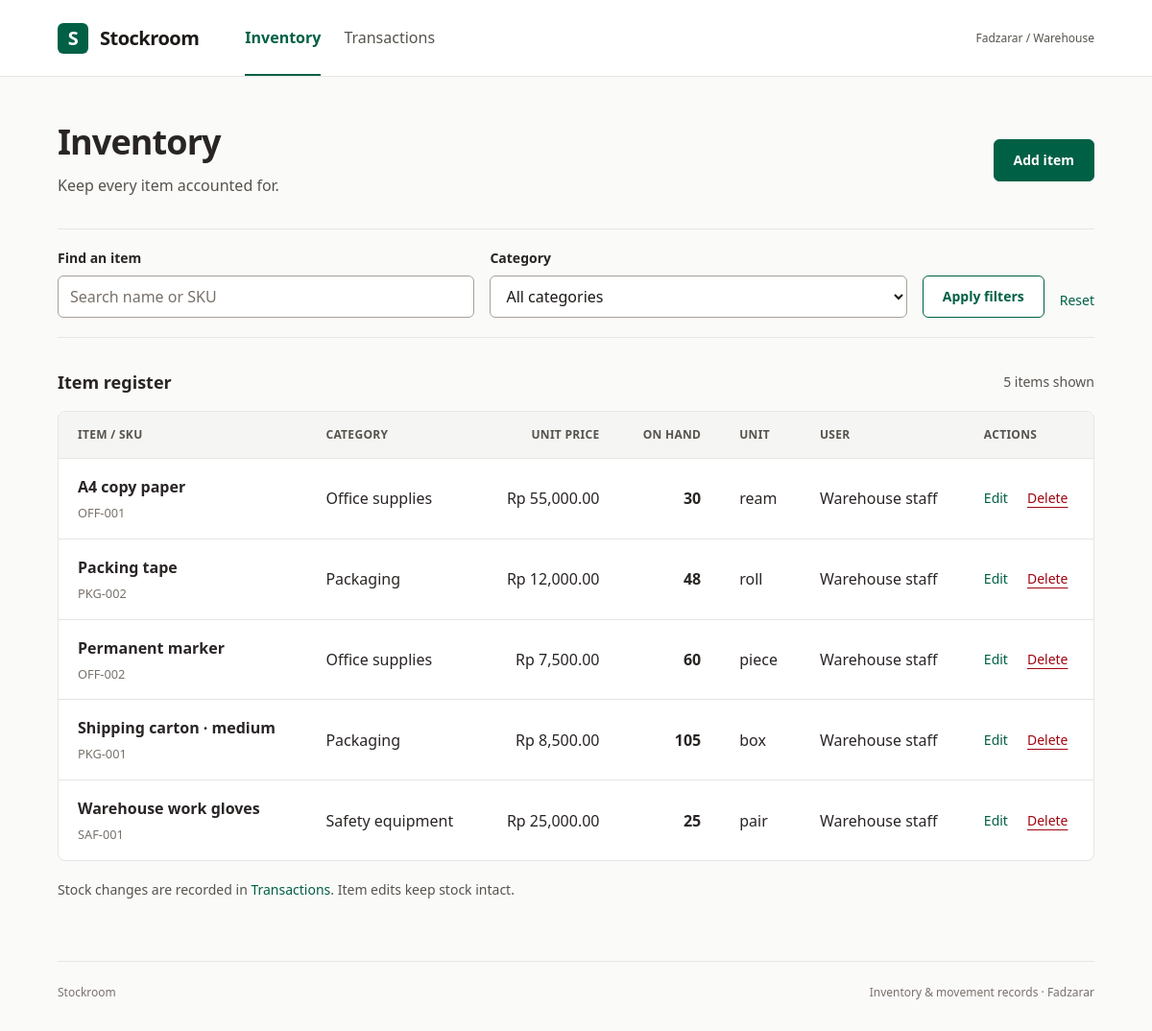
The page / on the database its author committed.
### tables this page shows
CREATE TABLE `items` (
  `id` int(10) unsigned NOT NULL AUTO_INCREMENT,
  `sku` varchar(40) NOT NULL,
  `name` varchar(120) NOT NULL,
  `category_id` int(10) unsigned NOT NULL,
  `unit` varchar(24) NOT NULL,
  `unit_price` decimal(14,2) unsigned NOT NULL,
  `stock` int(10) unsigned NOT NULL DEFAULT 0,
  `user_input` varchar(100) NOT NULL,
  PRIMARY KEY (`id`),
  UNIQUE KEY `sku` (`sku`),
  KEY `category_id` (`category_id`),
  CONSTRAINT `items_ibfk_1` FOREIGN KEY (`category_id`) REFERENCES `categories` (`id`)
);

CREATE TABLE `categories` (
  `id` int(10) unsigned NOT NULL AUTO_INCREMENT,
  `name` varchar(80) NOT NULL,
  PRIMARY KEY (`id`),
  UNIQUE KEY `name` (`name`)
);

### bootstrap.php (called while the page is built, shortened)
<?php
require_once __DIR__ . '/koneksi.php';
function e($value) {
    return htmlspecialchars((string)$value, ENT_QUOTES, 'UTF-8');
}
function input($source, $key, $default = '') {
    return $default;
}
function positive_id($value)
{
    return 0;
}
function money($value) {
    return 'Rp ' . number_format((float)$value, 2, '.', ',');
}
function page_start($title, $active = 'inventory') {
    require __DIR__ . '/includes/header.php';
}
function page_end() {
    require __DIR__ . '/includes/footer.php';
}

### index.php (called while the page is built, shortened)
<?php
require __DIR__ . '/bootstrap.php';
require_once __DIR__ . '/models/Item.php';
$search = input($_GET, 'q');
$category = positive_id(input($_GET, 'category'));
$items = item_list($search, $category);
require __DIR__ . '/views/inventory/index.php';

### models/Item.php (called while the page is built, shortened)
<?php
function item_list($search, $categoryId)
{
    $conditions = array();
    $sql = 'SELECT i.*, c.name AS category '
        . 'FROM items i '
        . 'JOIN categories c ON c.id=i.category_id';
    $sql .= ' ORDER BY i.name';
    return rows($sql);
}

### koneksi.php (called while the page is built, shortened)
<?php
$config = require __DIR__ . '/config.example.php';
$db = @mysql_connect(
    $config['host'],
    $config['user'],
    $config['password']
);
function query($sql)
{
    global $db;
    $result = mysql_query($sql, $db);
    return $result;
}
function rows($sql)
{
    $result = query($sql);
    $rows = array();
    while ($row = mysql_fetch_array($result, MYSQL_ASSOC)) {
        $rows[] = $row;
    }
    return $rows;
}

### views/inventory/index.php (the view, shortened to what this page needs)
<?php page_start('Inventory');
?>
<div class="page-heading">
    <div>
        <h1>Inventory</h1>
        <p>Keep every item accounted for.</p>
    </div>
    <a class="button" href="tambah.php">Add item</a>
</div>
<form class="filters" method="get">
    <div>
        <label for="q">Find an item</label>
        <input
            id="q"
            name="q"
            placeholder="Search name or SKU"
            value="<?php echo e($search); ?>"
        >
    </div>
    <div>
        <label for="category">Category</label>
        <select id="category" name="category">
            <option value="">All categories</option>
        </select>
    </div>
    <button class="button secondary">Apply filters</button>
    <a class="text-link" href="index.php">Reset</a>
</form>
<div class="table-heading">
    <h2>Item register</h2>
    <span>
        <?php echo count($items); ?>
        <?php echo count($items) === 1 ? 'item' : 'items'; ?> shown
    </span>
</div>
<div class="table-wrap">
    <table>
        <thead>
            <tr>
                <th>Item / SKU</th>
                <th>Category</th>
                <th class="numeric">Unit price</th>
                <th class="numeric">On hand</th>
                <th class="string">Unit</th>
                <th>User</th>
                <th>Actions</th>
            </tr>
        </thead>
        <tbody>
            <?php foreach ($items as $item): ?>
                <tr>
                    <td>
                        <strong><?php echo e($item['name']); ?></strong>
                        <small><?php echo e($item['sku']); ?></small>
                    </td>
                    <td><?php echo e($item['category']); ?></td>
                    <td class="numeric"><?php echo e(money($item['unit_price'])); ?></td>
                    <td class="numeric">
                        <span class="stock <?php echo !$item['stock'] ? 'zero' : ''; ?>">
                            <?php echo e($item['stock']); ?>
                        </span>
                    </td>
                    <td><?php echo e($item['unit']); ?></td>
                    <td><?php echo e($item['user_input']); ?></td>
                    <td>
                        <div class="actions">
                            <a href="edit.php?id=<?php echo e($item['id']); ?>">Edit</a>
                            <form
                                action="hapus.php"
                                method="post"
                                data-confirm="Delete this item? Items with transaction history cannot be deleted."
                            >
                                <button class="danger-link">Delete</button>
                            </form>
                        </div>
                    </td>
                </tr>
            <?php endforeach; ?>
        </tbody>
    </table>
</div>
<p class="helper">
    Stock changes are recorded in <a href="transaksi.php">Transactions</a>.
    Item edits keep stock intact.
</p>
<?php page_end(); ?>

### includes/header.php (shortened to what this page needs)
<!doctype html>
<html lang="en">
<head>
    <script src="assets/vendor/tailwind-browser.js"></script>
    <style type="text/tailwindcss"><?php readfile(__DIR__ . '/../assets/style.css'); ?></style>
</head>
<body>
<header class="topbar">
    <a class="brand" href="index.php">
        <span class="brand-mark" aria-hidden="true">S</span>
        Stockroom
    </a>
    <nav aria-label="Main navigation">
        <a
            <?php if ($active === 'inventory') echo 'aria-current="page"'; ?>
            href="index.php"
        >Inventory</a>
        <a
            <?php if ($active === 'transactions') echo 'aria-current="page"'; ?>
            href="transaksi.php"
        >Transactions</a>
    </nav>
    <span class="workspace">Fadzarar / Warehouse</span>
</header>
<main>

### includes/footer.php (shortened to what this page needs)
<footer>
    <span>Stockroom</span>
    <span>Inventory & movement records · Fadzarar</span>
</footer>
</main>
</body>
</html>

### rows shown on the page
items: name "A4 copy paper", sku "OFF-001", category.name "Office supplies", unit_price "Rp 55,000.00", stock "30", unit "ream", user_input "Warehouse staff"
items: name "Packing tape", sku "PKG-002", category.name "Packaging", unit_price "Rp 12,000.00", stock "48", unit "roll", user_input "Warehouse staff"
items: name "Permanent marker", sku "OFF-002", category.name "Office supplies", unit_price "Rp 7,500.00", stock "60", unit "piece", user_input "Warehouse staff"
items: name "Shipping carton · medium", sku "PKG-001", category.name "Packaging", unit_price "Rp 8,500.00", stock "105", unit "box", user_input "Warehouse staff"
items: name "Warehouse work gloves", sku "SAF-001", category.name "Safety equipment", unit_price "Rp 25,000.00", stock "25", unit "pair", user_input "Warehouse staff"

### other values the page prints
count($items) "5"
